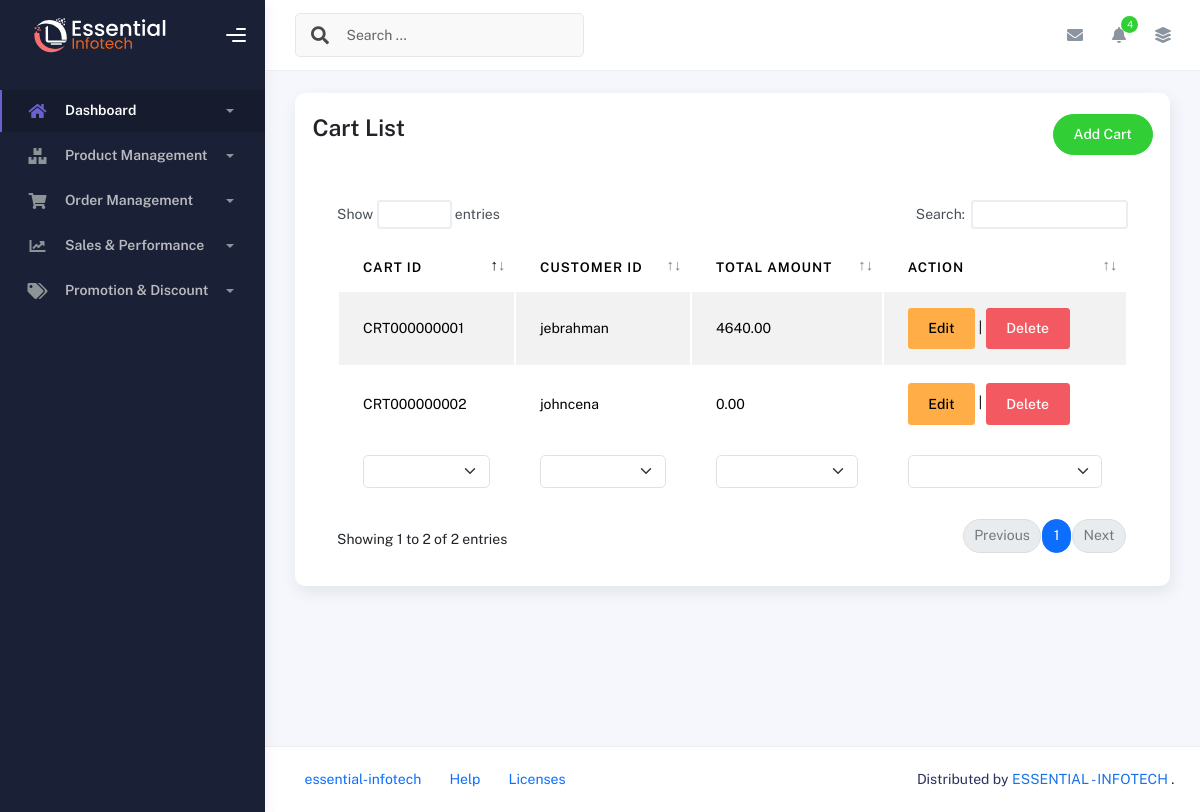
Page /order-management/cart/ on the earlier database version.
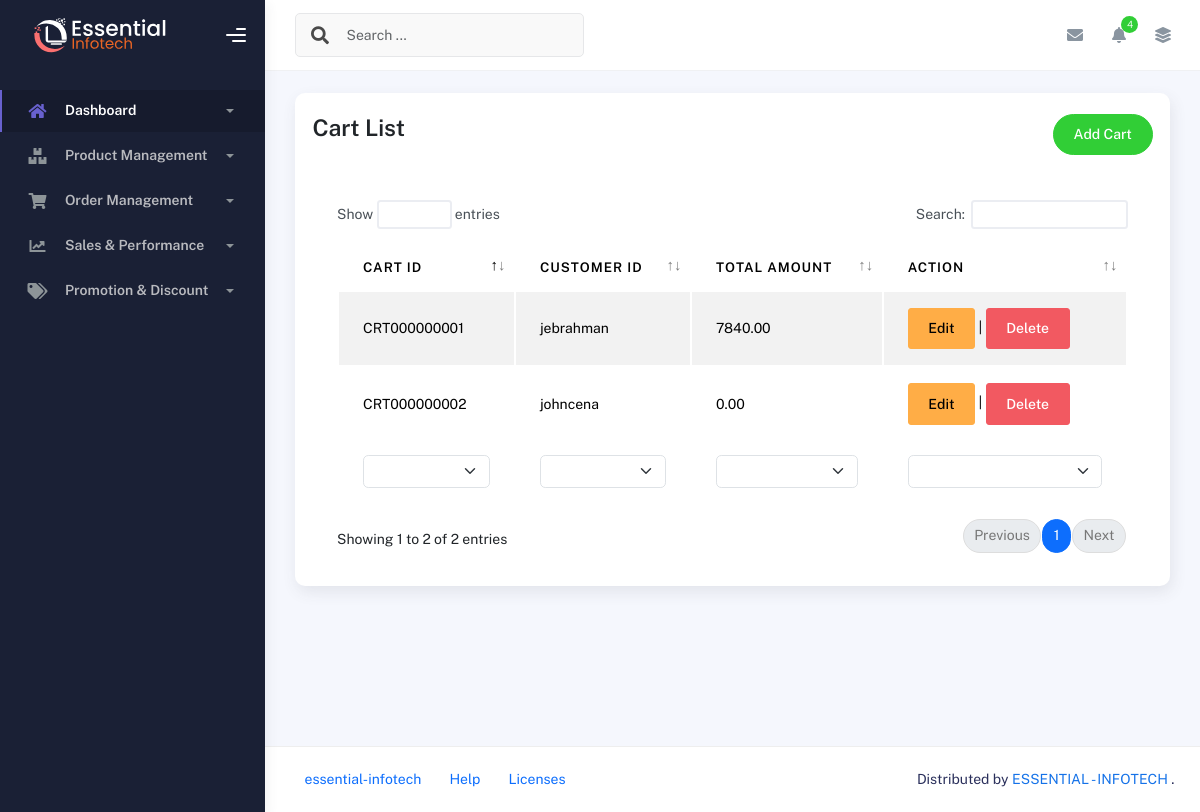
Same page on the later database version.
### order_management/models.py (models this page shows, shortened)
class Cart(models.Model):
    STATUS_CHOICE = [
        ('acitvate', 'ACTIVATE'),
        ('completed', 'COMPLETED')
    ]
    cart_id = models.CharField(max_length=15, unique=True, blank=True)
    customer_id = models.ForeignKey(
        settings.AUTH_USER_MODEL,
        on_delete=models.CASCADE,
        null=True,  # Allow NULL values
        blank=True  # Allow blank values in forms
        )
    total_amount = models.DecimalField(max_digits=10, decimal_places=2, default=0.00)
    status = models.CharField(max_length=10, choices= STATUS_CHOICE, default='activate')

### accounts/models.py (models this page shows, shortened)
class User(AbstractUser):
    ROLE_CHOICES = (
        ('admin', 'Admin'),
        ('vendor', 'Vendor'),
        ('customer', 'Customer'),
    )
    STATUS_CHOICES = (
        ('active', 'Active'),
        ('inactive', 'Inactive'),
    )
    first_name = models.CharField(max_length=255, null=True, blank=True)
    last_name = models.CharField(max_length=255, null=True, blank=True)
    email = models.EmailField(unique=True)
    role = models.CharField(max_length=10, choices=ROLE_CHOICES, default='customer')
    status = models.CharField(max_length=10, choices=STATUS_CHOICES, default='active')
    phone = models.CharField(max_length=15, null=True, blank=True)
    address = models.TextField(null=True, blank=True)
    photo = models.ImageField(upload_to='profile_photos/', null=True, blank=True)  # Profile photo
    email_verified_at = models.DateTimeField(null=True, blank=True)  # Track email verification time
    remember_token = models.CharField(max_length=100, null=True, blank=True)  # Custom remember me token
    created_at = models.DateTimeField(auto_now_add=True)  # Automatically set at creation
    updated_at = models.DateTimeField(auto_now=True)  # Automatically updated when saved
    USERNAME_FIELD = 'email'  # Use email instead of username for login
    REQUIRED_FIELDS = ['username']  # Username is required for creating a superuser

### order_management/views.py (the view)
# urls.py: path('cart/', cart_list, name='cart-list'),
def cart_list(request):
    cart = Cart.objects.all()
    context = {
        'cart': cart,
    }
    return render(request, 'order_management/cart.html', context)

### templates/order_management/cart.html (shortened to what this page needs)
{% extends 'base.html' %}
{% block content %}
    <div class="container">
        <div class="page-inner">
            <div class="row">
                <div class="col-md-12">
                    <div class="card p-3">
                        <div class="page-header d-flex justify-content-between p-1">
                            <h3 class="fw-bold mb-3">Cart List</h3>
                            <a href="{% url 'cart-form' %}" class="btn btn-success btn-round ms-auto text-white" style="text-decoration: none;">
                                Add Cart
                            </a>
                        </div>
                        <div class="card-body">
                            <div class="table-responsive">
                                <table id="multi-filter-select" class="display table table-striped table-hover">
                                    <thead>
                                        <tr>
                                          <th>Cart ID</th>
                                          <th>Customer ID</th>
                                          <th>Total Amount</th>
                                          <th>Action</th>
                                        </tr>
                                      </thead>
                                    <tfoot>
                                        <tr>
                                            <th>Cart ID</th>
                                            <th>Customer ID</th>
                                            <th>Total Amount</th>
                                            <th>Action</th>
                                        </tr>
                                    </tfoot>
                                    <tbody>
                                        {% for cart in cart %}
                                        <tr>
                                            <td><a href="{% url 'cart-detail' cart.pk  %}" class="text-black">{{ cart.cart_id }}</a></td>
                                          <td>{{ cart.customer_id.username }}</td>
                                          <td>{{ cart.total_amount }}</td>
                                          <td>
                                            <a href="{% url 'cart-edit' cart.pk %}" class="btn btn-warning">Edit</a> |
                                            <form action="{% url 'cart-delete' cart.pk %}" method="POST" style="display: inline;" onsubmit="return confirm('Are you sure you want to delete this cart?');">
                                                <button type="submit" class="btn btn-danger">Delete</button>
                                            </form>
                                          </td>
                                        </tr>
                                        {% endfor %}
                                      </tbody>
                                </table>
                            </div>
                        </div>
                    </div>
                </div>
            </div>
        </div>
    </div>
{% endblock %}

### templates/base.html (shortened to what this page needs)
{% load static %}
<!DOCTYPE html>
<html lang="en">
  <head>
    <link rel="stylesheet" href="{% static 'css/bootstrap.min.css' %}"/>
    <link rel="stylesheet" href="{% static 'css/plugins.min.css' %}" />
    <link rel="stylesheet" href="{% static 'css/kaiadmin.min.css' %}"/>
    <link rel="stylesheet" href="{% static 'css/demo.css' %}" />
  </head>
  <body>
    <div class="wrapper">
      <div class="sidebar" data-background-color="dark">
        <div class="sidebar-logo">
          <div class="logo-header" data-background-color="dark">
            <a href="{% url 'dashboard' %}" class="logo">
              <img
                src="{% static 'img/kaiadmin/logo_light.svg' %}"
                alt="navbar brand"
                class="navbar-brand"
                height="100"
              />
            </a>
            <div class="nav-toggle">
              <button class="btn btn-toggle toggle-sidebar">
                <i class="gg-menu-right"></i>
              </button>
            </div>
          </div>
        </div>
        <div class="sidebar-wrapper scrollbar scrollbar-inner">
          <div class="sidebar-content">
            <ul class="nav nav-secondary">
              <li class="nav-item active">
                <a
                  data-bs-toggle="collapse"
                  href="#dashboard"
                  class="collapsed"
                  aria-expanded="false"
                >
                  <i class="fas fa-home"></i>
                  <p>Dashboard</p>
                  <span class="caret"></span>
                </a>
              </li>
              <li class="nav-item">
                <a
                  data-bs-toggle="collapse"
                  href="#productManagement"
                  class="collapsed"
                  aria-expanded="false"
                >
                  <i class="fas fa-boxes"></i>
                  <p>Product Management</p>
                  <span class="caret"></span>
                </a>
              </li>
              <li class="nav-item">
                <a
                  data-bs-toggle="collapse"
                  href="#orderManagement"
                  class="collapsed"
                  aria-expanded="false"
                >
                  <i class="fas fa-shopping-cart"></i>
                  <p>Order Management</p>
                  <span class="caret"></span>
                </a>
              </li>
              <li class="nav-item">
                <a
                  data-bs-toggle="collapse"
                  href="#salesPerformance"
                  class="collapsed"
                  aria-expanded="false"
                >
                  <i class="fas fa-chart-line"></i>
                  <p>Sales & Performance</p>
                  <span class="caret"></span>
                </a>
              </li>
              <li class="nav-item">
                <a
                  data-bs-toggle="collapse"
                  href="#promotionDiscount"
                  class="collapsed"
                  aria-expanded="false"
                >
                  <i class="fas fa-tags"></i>
                  <p>Promotion & Discount</p>
                  <span class="caret"></span>
                </a>
              </li>
            </ul>
          </div>
        </div>
      </div>
      <div class="main-panel">
        <div class="main-header">
          <nav
            class="navbar navbar-header navbar-header-transparent navbar-expand-lg border-bottom"
          >
            <div class="container-fluid">
              <nav
                class="navbar navbar-header-left navbar-expand-lg navbar-form nav-search p-0 d-none d-lg-flex"
              >
                <div class="input-group">
                  <div class="input-group-prepend">
                    <button type="submit" class="btn btn-search pe-1">
                      <i class="fa fa-search search-icon"></i>
                    </button>
                  </div>
                  <input
                    type="text"
                    placeholder="Search ..."
                    class="form-control"
                  />
                </div>
              </nav>
              <ul class="navbar-nav topbar-nav ms-md-auto align-items-center">
                <li class="nav-item topbar-icon dropdown hidden-caret">
                  <a
                    class="nav-link dropdown-toggle"
                    href="#"
                    id="messageDropdown"
                    role="button"
                    data-bs-toggle="dropdown"
                    aria-haspopup="true"
                    aria-expanded="false"
                  >
                    <i class="fa fa-envelope"></i>
                  </a>
                </li>
                <li class="nav-item topbar-icon dropdown hidden-caret">
                  <a
                    class="nav-link dropdown-toggle"
                    href="#"
                    id="notifDropdown"
                    role="button"
                    data-bs-toggle="dropdown"
                    aria-haspopup="true"
                    aria-expanded="false"
                  >
                    <i class="fa fa-bell"></i>
                    <span class="notification">4</span>
                  </a>
                </li>
                <li class="nav-item topbar-icon dropdown hidden-caret">
                  <a
                    class="nav-link"
                    data-bs-toggle="dropdown"
                    href="#"
                    aria-expanded="false"
                  >
                    <i class="fas fa-layer-group"></i>
                  </a>
                </li>
              </ul>
            </div>
          </nav>
        </div>
        {% block content %}{% endblock %}
        <footer class="footer">
          <div class="container-fluid d-flex justify-content-between">
            <nav class="pull-left">
              <ul class="nav">
                <li class="nav-item">
                  <a class="nav-link" href="https://essential-infotech.com/">
                    essential-infotech
                  </a>
                </li>
                <li class="nav-item">
                  <a class="nav-link" href="#"> Help </a>
                </li>
                <li class="nav-item">
                  <a class="nav-link" href="#"> Licenses </a>
                </li>
              </ul>
            </nav>
            <div>
              Distributed by
              <a target="_blank" href="https://essential-infotech.com/">ESSENTIAL - INFOTECH
            </a>.
            </div>
          </div>
        </footer>
      </div>
    </div>
  </body>
</html>

Differences in the rows shown:
changed Cart "CRT000000001": total_amount "4640.00" → "7840.00"
